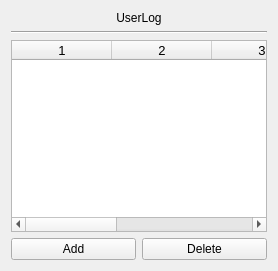
      <widget class="QWidget" name="userlogTab">
       <attribute name="title">
        <string>Page</string>
       </attribute>
       <layout class="QVBoxLayout" name="verticalLayout_5">
        <item>
         <widget class="QLabel" name="label_4">
          <property name="styleSheet">
           <string notr="true">font: 700 18pt &quot;Segoe UI&quot;;
</string>
          </property>
          <property name="text">
           <string>UserLog</string>
          </property>
          <property name="alignment">
           <set>Qt::AlignmentFlag::AlignCenter</set>
          </property>
         </widget>
        </item>
        <item>
         <widget class="Line" name="line_17">
          <property name="orientation">
           <enum>Qt::Orientation::Horizontal</enum>
          </property>
         </widget>
        </item>
        <item>
         <widget class="QTableWidget" name="userlogtable">
          <property name="font">
           <font>
            <pointsize>10</pointsize>
           </font>
          </property>
          <property name="lineWidth">
           <number>5</number>
          </property>
          <property name="editTriggers">
           <set>QAbstractItemView::EditTrigger::SelectedClicked</set>
          </property>
          <property name="alternatingRowColors">
           <bool>true</bool>
          </property>
          <property name="selectionMode">
           <enum>QAbstractItemView::SelectionMode::SingleSelection</enum>
          </property>
          <property name="selectionBehavior">
           <enum>QAbstractItemView::SelectionBehavior::SelectRows</enum>
          </property>
          <property name="textElideMode">
           <enum>Qt::TextElideMode::ElideRight</enum>
          </property>
          <property name="sortingEnabled">
           <bool>true</bool>
          </property>
          <property name="columnCount">
           <number>5</number>
          </property>
          <column/>
          <column/>
          <column/>
          <column/>
          <column/>
         </widget>
        </item>
        <item>
         <layout class="QHBoxLayout" name="horizontalLayout_26">
          <item>
           <widget class="QPushButton" name="AddButton">
            <property name="text">
             <string>Add</string>
            </property>
           </widget>
          </item>
          <item>
           <widget class="QPushButton" name="DeleteButton">
            <property name="text">
             <string>Delete</string>
            </property>
           </widget>
          </item>
         </layout>
        </item>
       </layout>
      </widget>
